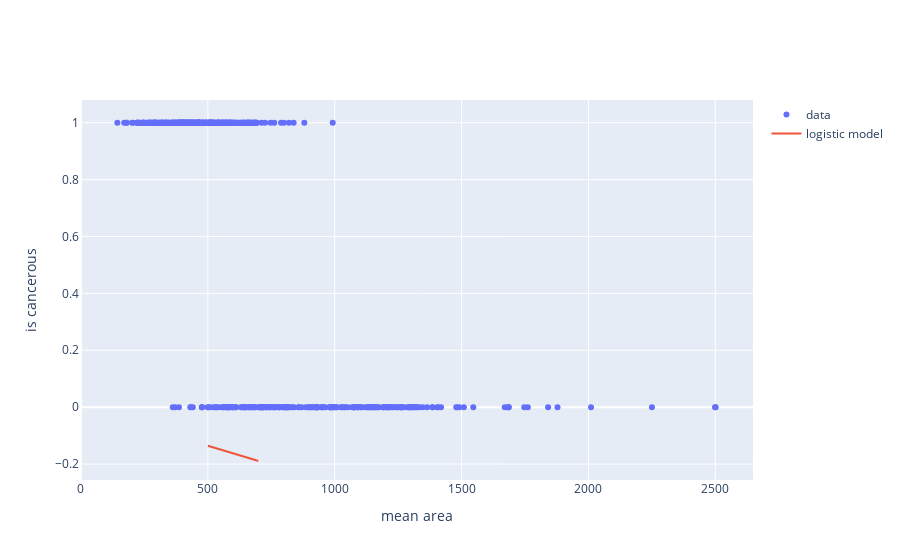

Notebook code for this chart:
### Code cell
from graph import trace_values, plot

mean_area = df['mean area']
y = df['is_cancerous']

data_trace = trace_values(mean_area, y)

lin_predictions_trace = trace_values(x_inputs.flatten(), lin_predictions, mode = 'lines', name = 'linear model')
logisitic_predictions_trace = trace_values(x_inputs_log.flatten(), logistic_predictions, mode = 'lines', name = 'logistic model')


plot([data_trace,  logisitic_predictions_trace], {'xaxis': {'title': 'mean area'}, 'yaxis': {'title': 'is cancerous'}})

### Figure 1 — Plotly figure (JSON) as saved in the notebook; plotly's stock layout.template omitted (floating-point values rounded to 4 significant figures; data arrays with more than 128 entries replaced by an {"elided": "..."} marker saying what was removed)
{"data": [{"mode": "markers", "name": "data", "text": [], "type": "scatter", "x": {"elided": "569 float values"}, "y": {"elided": "569 int values"}}, {"mode": "lines", "name": "logistic model", "text": [], "type": "scatter", "x": {"elided": "200 int values"}, "y": {"elided": "200 float values"}}], "layout": {"autosize": true, "xaxis": {"autorange": true, "range": [-16.14, 2661.0], "title": {"text": "mean area"}, "type": "linear"}, "yaxis": {"autorange": true, "range": [-0.2564, 1.086], "title": {"text": "is cancerous"}, "type": "linear"}}}
